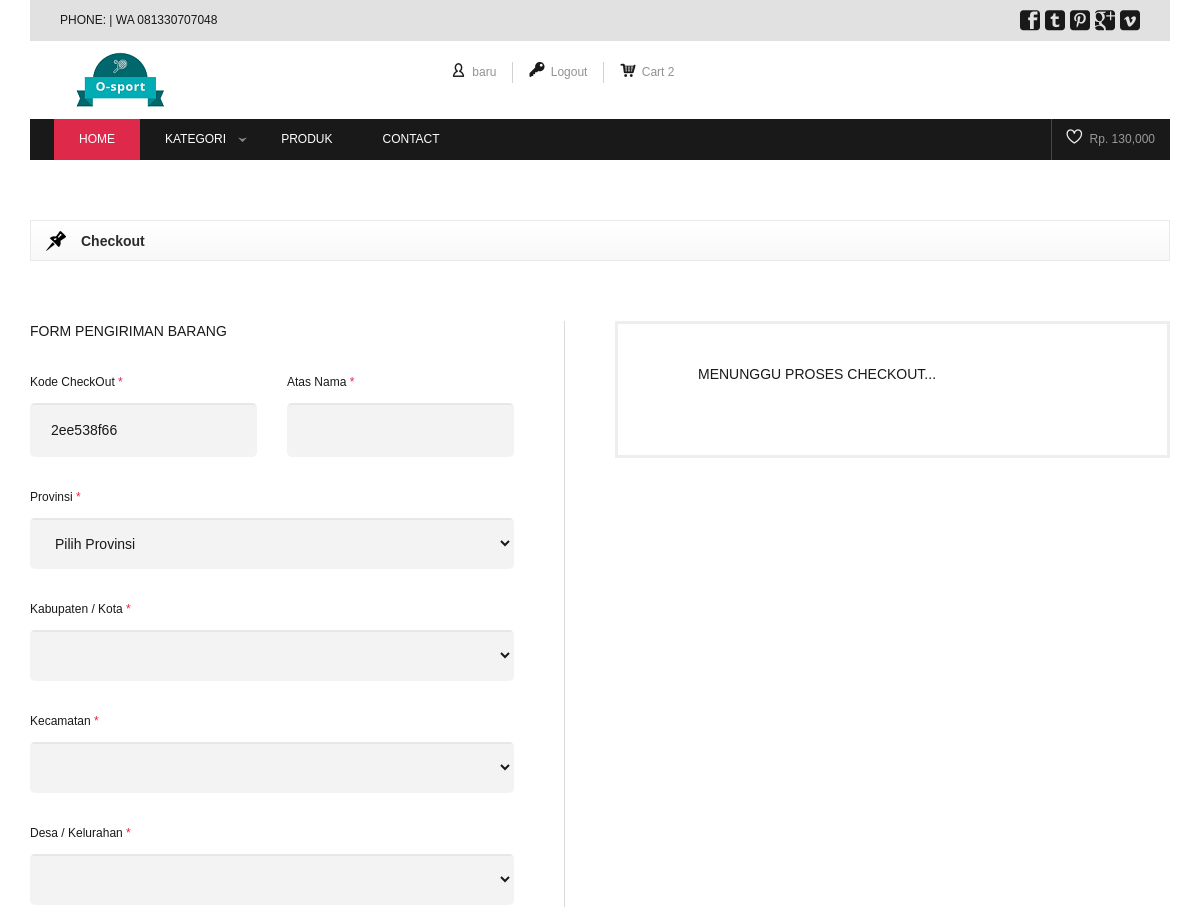
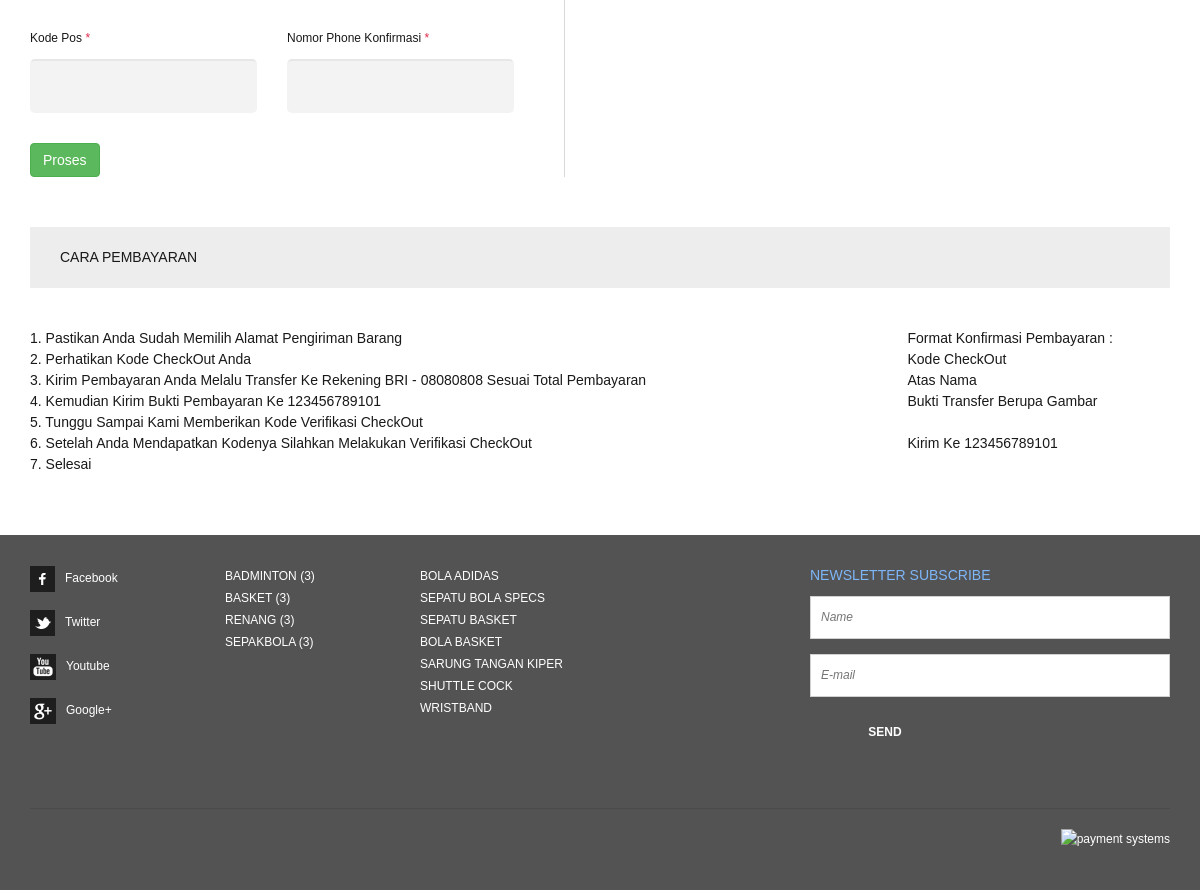
The page /checkout.php (signed in) on the database its author committed (2 pictures, top to bottom).
### tables this page shows
CREATE TABLE `contact` (
  `id_contact` int(11) NOT NULL AUTO_INCREMENT,
  `phone` varchar(20) NOT NULL,
  `paging` int(11) NOT NULL,
  `email` varchar(50) NOT NULL,
  `alamat` text NOT NULL,
  PRIMARY KEY (`id_contact`)
);

CREATE TABLE `carabayar` (
  `id_carabayar` int(11) NOT NULL AUTO_INCREMENT,
  `rek` varchar(30) NOT NULL,
  `phone` varchar(15) NOT NULL,
  PRIMARY KEY (`id_carabayar`)
);

CREATE TABLE `rkat_produk` (
  `id_kat_produk` varchar(10) NOT NULL,
  `kat_produk` varchar(50) NOT NULL,
  PRIMARY KEY (`id_kat_produk`)
);

CREATE TABLE `produk` (
  `id_produk` varchar(10) NOT NULL,
  `id_kat_produk` varchar(10) NOT NULL,
  `nama` varchar(100) NOT NULL,
  `harga` int(11) NOT NULL,
  `stok` int(11) NOT NULL,
  `gambar` text NOT NULL,
  `tanggal` datetime NOT NULL,
  `deskripsi` text NOT NULL,
  `berat` int(11) NOT NULL,
  PRIMARY KEY (`id_produk`)
);

### checkout.php (the view, shortened to what this page needs)
<?php require 'header.php'; ?>
<?php if(isset($_SESSION['id_user'])){ ?>
        <div class="content">
            <div class="container">
<?php $cecart=mysqli_fetch_array(mysqli_query($con,"SELECT * FROM cart where id_user='$_SESSION[id_user]' "));if($cecart!=NULL){ ?>
              <div class="site-title"><div class="site-inside"><span>Checkout</span></div></div>
                <div class="row">
                    <div class="col-md-6">
                      <div class="forms-separation">
<?php $cc=mysqli_fetch_array(mysqli_query($con,"SELECT * FROM checkout where id_user='$_SESSION[id_user]' and status='pending' ")); if($cc==NULL) { ?>
                        <form class="register-form" method="post" action="prosesuser/hanuser?thisposition=<?php echo base64_encode('insertcheckout'); ?>">
<?php } else { ?>
                        <form class="register-form" method="post" action="prosesuser/hanuser?thisposition=<?php echo base64_encode('updatecheckout'); ?>">
<?php } ?>
                            <h3>Form Pengiriman Barang</h3>
                            <div class="row">
                                <div class="col-md-6">
<?php if($cc==NULL) { ?>
                                    <p>Kode CheckOut <span class="neccesary">*</span></p>
                                    <input class="input-line" type="text" name="id_checkout" value="<?php echo substr(md5(rand()), 0,9); ?>" readonly>
<?php } else { ?>
                                    <p>Kode CheckOut <span class="neccesary">*</span></p>
                                    <input class="input-line" type="text" name="id_checkout" value="<?php echo $cc['id_checkout']; ?>" readonly>
<?php } ?>
                                </div>
                                <div class="col-md-6">
                                    <p>Atas Nama <span class="neccesary">*</span></p>
                                    <input type="text" name="an" class="input-line" value="<?php echo $cc['an']; ?>" autocomplete="off">
                                </div>
                            </div>
                            <p>Provinsi <span class="neccesary">*</span></p>
                            <select class="input-line" name="prov" id="prop" onchange="ajaxkota(this.value)">
					          <option value="">Pilih Provinsi</option>
					        <select>
					        <p>Kabupaten / Kota <span class="neccesary">*</span></p>
                            <select class="input-line" name="kab" id="kota" onchange="ajaxkec(this.value)">
                              <option value="$idk['id_kab']"><sapn style="font-color:#428bca;"><?php echo $cc['kab']; ?></sapn></option>
        					</select>
					        <p>Kecamatan <span class="neccesary">*</span></p>
                            <select class="input-line" name="kec" id="kec" onchange="ajaxkel(this.value)">
                              <option value="$idke['id_kec']"><sapn style="font-color:#428bca;"><?php echo $cc['kec']; ?></sapn></option>
        					</select>
					        <p>Desa / Kelurahan <span class="neccesary">*</span></p>
                            <select class="input-line" name="kel" id="kel">
                              <option value="$idl['id_kel']"><sapn style="font-color:#428bca;"><?php echo $cc['kel']; ?></sapn></option>
        					</select>
                            <div class="row">
                                <div class="col-md-6">
                                    <p>Kode Pos <span class="neccesary">*</span></p>
                                    <input type="text" name="kodepos" class="input-line" onkeypress="return hanyaangka(event)" value="<?php echo $cc['kodepos']; ?>" autocomplete="off">
                                </div>
                                <div class="col-md-6">
                                    <p>Nomor Phone Konfirmasi <span class="neccesary">*</span></p>
                                    <input type="text" name="phone" class="input-line" onkeypress="return hanyaangka(event)" value="<?php echo $cc['phone']; ?>" autocomplete="off">
                                </div>
                            </div>
<?php if($cc==NULL) { ?>
                            <p><button class="btn btn-success">Proses</button></p>
<?php } else { ?>
                            <p><button class="btn btn-success">Update</button>&nbsp;&nbsp;<a class="btn btn-danger" href="prosesuser/hanuser?thisposition=<?php echo base64_encode('deletecheckout'); ?>&thischeckout=<?php echo base64_encode($cc['id_checkout']); ?>" class="button-6">Batal CheckOut</a></p>
<?php } ?>
                        </form>
                      </div>
                    </div>
<?php if($cc!=NULL) { ?>
                    <div class="col-md-6">
                            <div class="login-form-box" style="background-color:#fff;border:3px solid#eee;>
                                <form class="login-form">
                                    <h3>Pembayaran</h3>
                                    <p style="font-size:15px;">Total Cart : Rp. <?php echo rp($cc['ongcart']); ?></p>
                                    <p style="font-size:15px;">OngKir Wilayah : Rp. <?php echo rp($cc['ongwil']); ?></p>
                                    <p style="font-size:15px;">OngKir Berat : Rp. <?php echo rp($cc['ongberat']); ?></p>
                                    <p style="font-size:20px;">Total Pembayaran<br> Rp. <?php echo rp($cc['ongcart']+$cc['ongwil']+$cc['ongberat']); ?></p>
                                </form>
                            </div>
                    </div><br>
                    <div class="col-md-6">
                            <div class="login-form-box" style="background-color:#fff;border:3px solid#eee;">
                                <form class="login-form" method="post" action="prosesuser/hanuser?thisposition=<?php echo base64_encode('verifikasi'); ?>&thisuser=<?php echo base64_encode($_SESSION['id_user']);?>&thischeckout=<?php echo base64_encode($cc['id_checkout']);?>">
                                    <h3>Verifikasi CheckOut</h3>
                                    <input type="text" name="kode_veri" class="input-line" placeholder="Kode Verifikasi..">
                                    <p><button class="btn btn-primary">Verifikasi</button></p>
                                </form>
                            </div>
                    </div>
<?php } else { ?>
                    <div class="col-md-6">
                            <div class="login-form-box" style="background-color:#fff;border:3px solid#eee;">
                                <form class="login-form">
                                    <h3>Menunggu Proses CheckOut...</h3>
                                </form>
                            </div>
                    </div>
<?php } ?>
<?php } else { ?>
<?php } ?>
<?php $cara=mysqli_fetch_array(mysqli_query($con,"SELECT * FROM carabayar where id_carabayar='1' ")); ?>
                    <div class="col-md-12">
                        <div class="order-title">Cara Pembayaran</div>
                        <div class="row">
                            <div class="col-md-9">
                                   <ul>
                                        <li>
1. Pastikan Anda Sudah Memilih Alamat Pengiriman Barang
                                        </li>
                                        <li>
2. Perhatikan Kode CheckOut Anda
                                        </li>
                                        <li>
3. Kirim Pembayaran Anda Melalu Transfer Ke Rekening BRI - <?php echo $cara['rek']; ?> Sesuai Total Pembayaran
                                        </li>
                                        <li>
4. Kemudian Kirim Bukti Pembayaran Ke <?php echo $cara['phone']; ?>
                                        </li>
                                        <li>
5. Tunggu Sampai Kami Memberikan Kode Verifikasi CheckOut
                                        </li>
                                        <li>
6. Setelah Anda Mendapatkan Kodenya Silahkan Melakukan Verifikasi CheckOut
                                        </li>
                                        <li>
7. Selesai
                                        </li>
                                    </ul>
                            </div>
                            <div class="col-md-3">
                            Format Konfirmasi Pembayaran :<br>
                            Kode CheckOut<br>
                            Atas Nama<br>
                            Bukti Transfer Berupa Gambar<br><br>
                            Kirim Ke <?php echo $cara['phone']; ?>
                            </div>
                        </div>
                    </div>
                </div>
            </div>
        </div>
<?php } ?>
<?php require 'footer.php'; ?>

### header.php (shortened to what this page needs)
<?php session_start(); date_default_timezone_set('Asia/Jakarta'); require 'php/config.php'; require 'php/function.php'; $contact=mysqli_fetch_array(mysqli_query($con,"SELECT * FROM contact where id_contact='1' ")); ?>
<!DOCTYPE html>
<html lang="en">
    <head>
        <link rel="stylesheet" href="control/theme/bootstrap/css/bootstrap.min.css">
        <link rel="stylesheet" href="css/bootstrap.css" />
        <link rel="stylesheet" href="css/style.css" />
    </head>
    <body class="home-blog-show">
        <div class="header">
            <div class="container">
                <div class="header-top-info">
                    <ul class="header-top-socials">
                        <li><a href="#"><i class="icon-160" title="161"></i></a></li>
                        <li><a href="#"><i class="icon-138" title="161"></i></a></li>
                        <li><a href="#"><i class="icon-106" title="161"></i></a></li>
                        <li><a href="#"><i class="icon-169" title="161"></i></a></li>
                        <li><a href="#"><i class="icon-163" title="161"></i></a></li>
                    </ul>
                    Phone: <?php echo $contact['phone']; ?>
                </div>
                <div class="header-middle-info">
                    <div class="col-md-4">
                        <div class="logo">
                            <a href="">
                                <img src="images/elements/logo2.png" alt="site logo" /></a>
                        </div>
                    </div>
<?php
if(isset($_SESSION['id_user'])){ $c=mysqli_query($con,"SELECT * FROM cart where id_user='$_SESSION[id_user]' ");$ca=mysqli_num_rows($c);?>
                    <div class="col-md-8">
                        <ul class="header-middle-account">
                            <li><a href="account"><i class="icon-330" title="My account"></i> <?php echo $_SESSION['username']; ?></a></li>
                            <li><a href="prosesuser/hanuser?thisposition=<?php echo base64_encode('logout'); ?>"><i class="icon-351" title="Login"></i> Logout</a></li>
                            <li><a href="cart"><i class="icon-259" title="Checkout"></i> Cart <?php echo $ca; ?></a></li>
                        </ul>
                    </div>
<?php }
?>
                </div>
                <div class="menu">
                    <div class="search-cart">
<?php if(isset($_SESSION['id_user'])){ $total=mysqli_fetch_array(mysqli_query($con,"SELECT sum(subtotal) as total from cart where id_user='$_SESSION[id_user]' ")); ?>
            <?php $ty=mysqli_query($con,"SELECT * FROM checkout where id_user='$_SESSION[id_user]' and status='pending' ");$tyu=mysqli_num_rows($ty);
                if($tyu>0){ $cc=mysqli_fetch_array($ty);?>
                        <a href="checkout"><div class="cart-all">
                            <i class="icon-37"></i><?php if($total!=NULL){ echo 'Rp. '.number_format($cc['ongcart']+$cc['ongwil']+$cc['ongberat']); }?>
                        </div></a>
                <?php } else {?>
                        <a href="checkout"><div class="cart-all">
                            <i class="icon-37"></i><?php if($total!=NULL){ echo 'Rp. '.number_format($total['total']); }?>
                        </div></a>
                <?php } ?>
<?php } else { ?>
                        <div class="cart-all">
                            <i class="icon-37"></i>
                        </div>
<?php } ?>
                    </div>
                    <ul>
                        <li class="active"><a href="homefirst">Home</a>
                        </li>
                        <li class="menu-item-has-children" style="background-color: #ff9900"><a href="#">Kategori</a>
                        </li>
                        <li><a href="product">Produk</a></li>
                        <li><a href="contact">Contact</a></li>
                    </ul>
                </div>
            </div>
        </div>

### footer.php (shortened to what this page needs)
<div class="footer">
            <div class="container">
                <div class="row">
                    <div class="col-md-2 col-xs-6">
                        <ul class="socials">
                            <li><a href="#"><img src="images/elements/socials/facebook.png" alt="facebook"/>Facebook</a></li>
                            <li><a href="#"><img src="images/elements/socials/twitter.png" alt="twitter"/>Twitter</a></li>
                            <li><a href="#"><img src="images/elements/socials/youtube.png" alt="youtube"/>Youtube</a></li>
                            <li><a href="#"><img src="images/elements/socials/googleplus.png" alt="google"/>Google+</a></li>
                        </ul>
                    </div>
                    <div class="col-md-2 col-xs-6">
                        <ul class="menu-item">
<?php
$tkp=mysqli_query($con,"SELECT * from rkat_produk order by kat_produk asc limit 7");
while($rtkp=mysqli_fetch_array($tkp)) { $jp=mysqli_num_rows(mysqli_query($con,"SELECT * FROM produk where id_kat_produk='$rtkp[id_kat_produk]' and stok>0 ")); ?>
    <li><a href="product?thiscategory=<?php echo base64_encode($rtkp['id_kat_produk']); ?>"><?php echo $rtkp['kat_produk'].' ('.$jp.')'; ?></a></li>
    <?php }
?>
                        </ul>
                    </div>
                    <div class="col-md-2 col-xs-6">
                        <ul class="menu-item">
<?php
$pp=mysqli_query($con,"SELECT * from produk where stok>0 order by id_produk asc limit 7");
while($rpp=mysqli_fetch_array($pp)) { ?>
    <li><a href="detailproduct?thisproduct=<?php echo base64_encode($rpp['id_produk']) ?>&nameproduct=<?php echo $rpp['nama']; ?>"><?php echo $rpp['nama']; ?></a></li>
    <?php }
?>
                        </ul>
                    </div>
                    <div class="col-md-4 pull-right">
                        <div class="subscription">
                            <div class="subscription-title">Newsletter subscribe</div>
                            <form class="subscription" id="newsletter" method="post">
                                <input type="text" name="newsletter-name" placeholder="Name" class="subscription-line">
                                <input type="text" name="newsletter-email" placeholder="E-mail" class="subscription-line">
                                <input type="submit" value="send" class="button-5">
                            </form>
                        </div>
                    </div>
                </div>
            </div>
            <div class="container">
                <div class="mini-footer">
                    <div class="row">
                        <div class="col-md-6">
                        </div>
                        <div class="col-md-6">
                            <div class="text-right">
                                <img src="images/elements/payment.png" alt="payment systems" />
                            </div>
                        </div>
                    </div>
                </div>
            </div>
        </div>
    </body>
</html>

### rows shown on the page
contact: phone "| WA 081330707048"
carabayar: rek "08080808", phone "123456789101"
rkat_produk: kat_produk "BADMINTON", jp "3"
rkat_produk: kat_produk "BASKET", jp "3"
rkat_produk: kat_produk "RENANG", jp "3"
rkat_produk: kat_produk "SEPAKBOLA", jp "3"
produk: nama "BOLA ADIDAS"
produk: nama "SEPATU BOLA SPECS"
produk: nama "SEPATU BASKET"
produk: nama "BOLA BASKET"
produk: nama "SARUNG TANGAN KIPER"
produk: nama "SHUTTLE COCK"
produk: nama "WRISTBAND"

### other values the page prints
$_SESSION['username'] "baru"
$ca "2"
$total['total'] "130,000"
